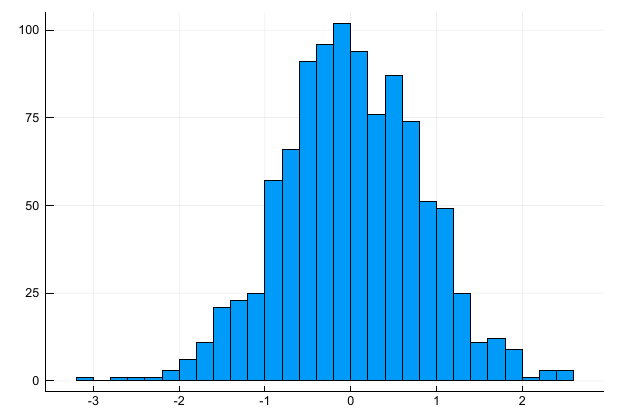

Source code (Julia):
# this is a little Monte Carlo exercise that illustrates that
# the OLS estimator is unbiased when we have strong exogeneity
using Plots
reps = 1000 # number of Monte Carlo reps.
n = 20 # sample size
sig = 3.0  # st. dev. of errors

x = [ones(n,1) randn(n,1)]  # x is fixed over repeated samples
beta = [1.0, 2.0] # true beta
PopRegLine = x*beta

e = sig*randn(n,reps) # reps will be in columns
y = PopRegLine .+ e

betas = inv(x'x)*x'y

betas[2,:] .-=  2.0
histogram(betas[2,:], label = "")
gui()
#savefig("Unbiased.png")
	
